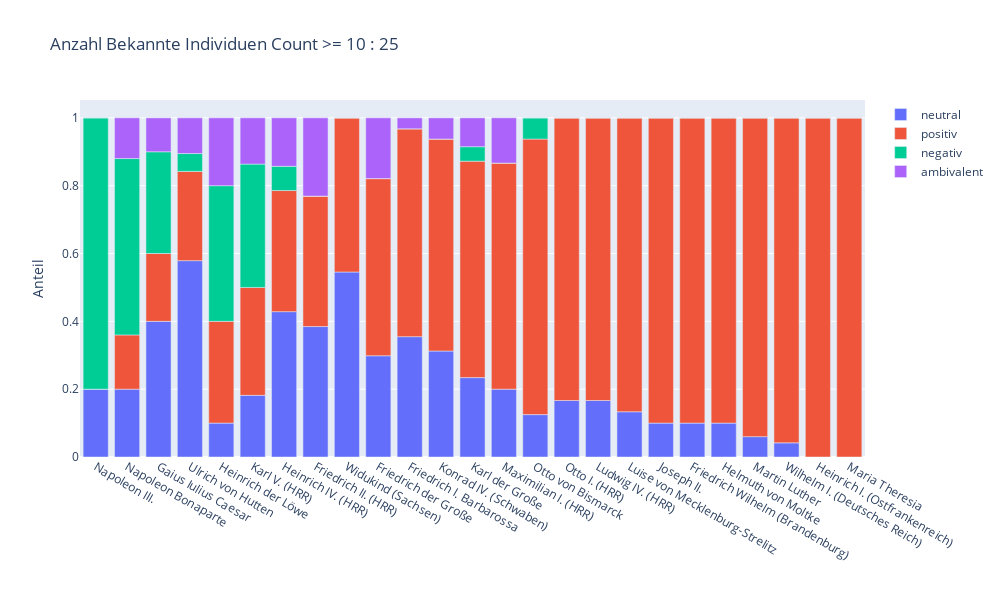
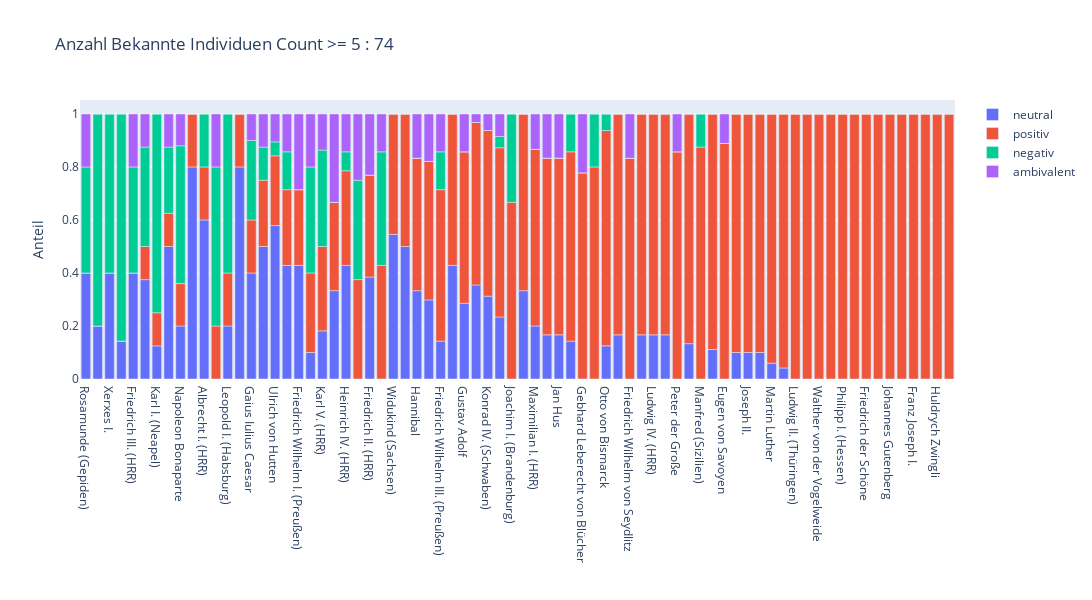

Notebook code for these charts, in order:
### Code cell
top_bekannte_individuen_list = top_bekannte_individuen.query("count >= 5").index.tolist()
top_bekannte_individuen_ratings = pd.DataFrame(index = top_bekannte_individuen_list)
for entity in top_bekannte_individuen_list:
    this_ratings = meta_anth_ratings.query("full == @entity")
    top_bekannte_individuen_ratings.at[entity, 'count'] = this_ratings.shape[0]
    top_bekannte_individuen_ratings.at[entity, 'neutral'] = this_ratings.query("rating=='0'").shape[0]/this_ratings.shape[0]
    top_bekannte_individuen_ratings.at[entity, 'positiv'] = this_ratings.query("rating=='1'").shape[0]/this_ratings.shape[0]
    top_bekannte_individuen_ratings.at[entity, 'negativ'] = this_ratings.query("rating=='2'").shape[0]/this_ratings.shape[0]
    top_bekannte_individuen_ratings.at[entity, 'ambivalent'] = this_ratings.query("rating=='3'").shape[0]/this_ratings.shape[0]

create_rating_barplot(min_count=10, rating_df = top_bekannte_individuen_ratings, label='Bekannte Individuen')
create_rating_barplot(min_count=5, rating_df = top_bekannte_individuen_ratings, label='Bekannte Individuen')

### Figure 1 — Plotly figure (JSON) as saved in the notebook; plotly's stock layout.template omitted (floating-point values rounded to 4 significant figures)
{"data": [{"alignmentgroup": "True", "customdata": [[10], [25], [10], [19], [10], [22], [14], [13], [11], [67], [31], [16], [47], [15], [16], [18], [12], [15], [10], [20], [10], [50], [48], [13], [11]], "hovertemplate": "=%{x}<br>Anteil=%{y}<br>count=%{customdata[0]}<extra></extra>", "legendgroup": "neutral", "marker": {"color": "#636efa", "pattern": {"shape": ""}}, "name": "neutral", "offsetgroup": "neutral", "orientation": "v", "showlegend": true, "textposition": "auto", "type": "bar", "x": ["Napoleon III.", "Napoleon Bonaparte", "Gaius Iulius Caesar", "Ulrich von Hutten", "Heinrich der Löwe", "Karl V. (HRR)", "Heinrich IV. (HRR)", "Friedrich II. (HRR)", "Widukind (Sachsen)", "Friedrich der Große", "Friedrich I. Barbarossa", "Konrad IV. (Schwaben)", "Karl der Große", "Maximilian I. (HRR)", "Otto von Bismarck", "Otto I. (HRR)", "Ludwig IV. (HRR)", "Luise von Mecklenburg-Strelitz", "Joseph II.", "Friedrich Wilhelm (Brandenburg)", "Helmuth von Moltke", "Martin Luther", "Wilhelm I. (Deutsches Reich)", "Heinrich I. (Ostfrankenreich)", "Maria Theresia"], "xaxis": "x", "y": [0.2, 0.2, 0.4, 0.5789, 0.1, 0.1818, 0.4286, 0.3846, 0.5455, 0.2985, 0.3548, 0.3125, 0.234, 0.2, 0.125, 0.1667, 0.1667, 0.1333, 0.1, 0.1, 0.1, 0.06, 0.04167, 0, 0], "yaxis": "y"}, {"alignmentgroup": "True", "customdata": [[10], [25], [10], [19], [10], [22], [14], [13], [11], [67], [31], [16], [47], [15], [16], [18], [12], [15], [10], [20], [10], [50], [48], [13], [11]], "hovertemplate": "=%{x}<br>Anteil=%{y}<br>count=%{customdata[0]}<extra></extra>", "legendgroup": "positiv", "marker": {"color": "#EF553B", "pattern": {"shape": ""}}, "name": "positiv", "offsetgroup": "positiv", "orientation": "v", "showlegend": true, "textposition": "auto", "type": "bar", "x": ["Napoleon III.", "Napoleon Bonaparte", "Gaius Iulius Caesar", "Ulrich von Hutten", "Heinrich der Löwe", "Karl V. (HRR)", "Heinrich IV. (HRR)", "Friedrich II. (HRR)", "Widukind (Sachsen)", "Friedrich der Große", "Friedrich I. Barbarossa", "Konrad IV. (Schwaben)", "Karl der Große", "Maximilian I. (HRR)", "Otto von Bismarck", "Otto I. (HRR)", "Ludwig IV. (HRR)", "Luise von Mecklenburg-Strelitz", "Joseph II.", "Friedrich Wilhelm (Brandenburg)", "Helmuth von Moltke", "Martin Luther", "Wilhelm I. (Deutsches Reich)", "Heinrich I. (Ostfrankenreich)", "Maria Theresia"], "xaxis": "x", "y": [0, 0.16, 0.2, 0.2632, 0.3, 0.3182, 0.3571, 0.3846, 0.4545, 0.5224, 0.6129, 0.625, 0.6383, 0.6667, 0.8125, 0.8333, 0.8333, 0.8667, 0.9, 0.9, 0.9, 0.94, 0.9583, 1, 1], "yaxis": "y"}, {"alignmentgroup": "True", "customdata": [[10], [25], [10], [19], [10], [22], [14], [13], [11], [67], [31], [16], [47], [15], [16], [18], [12], [15], [10], [20], [10], [50], [48], [13], [11]], "hovertemplate": "=%{x}<br>Anteil=%{y}<br>count=%{customdata[0]}<extra></extra>", "legendgroup": "negativ", "marker": {"color": "#00cc96", "pattern": {"shape": ""}}, "name": "negativ", "offsetgroup": "negativ", "orientation": "v", "showlegend": true, "textposition": "auto", "type": "bar", "x": ["Napoleon III.", "Napoleon Bonaparte", "Gaius Iulius Caesar", "Ulrich von Hutten", "Heinrich der Löwe", "Karl V. (HRR)", "Heinrich IV. (HRR)", "Friedrich II. (HRR)", "Widukind (Sachsen)", "Friedrich der Große", "Friedrich I. Barbarossa", "Konrad IV. (Schwaben)", "Karl der Große", "Maximilian I. (HRR)", "Otto von Bismarck", "Otto I. (HRR)", "Ludwig IV. (HRR)", "Luise von Mecklenburg-Strelitz", "Joseph II.", "Friedrich Wilhelm (Brandenburg)", "Helmuth von Moltke", "Martin Luther", "Wilhelm I. (Deutsches Reich)", "Heinrich I. (Ostfrankenreich)", "Maria Theresia"], "xaxis": "x", "y": [0.8, 0.52, 0.3, 0.05263, 0.4, 0.3636, 0.07143, 0, 0, 0, 0, 0, 0.04255, 0, 0.0625, 0, 0, 0, 0, 0, 0, 0, 0, 0, 0], "yaxis": "y"}, {"alignmentgroup": "True", "customdata": [[10], [25], [10], [19], [10], [22], [14], [13], [11], [67], [31], [16], [47], [15], [16], [18], [12], [15], [10], [20], [10], [50], [48], [13], [11]], "hovertemplate": "=%{x}<br>Anteil=%{y}<br>count=%{customdata[0]}<extra></extra>", "legendgroup": "ambivalent", "marker": {"color": "#ab63fa", "pattern": {"shape": ""}}, "name": "ambivalent", "offsetgroup": "ambivalent", "orientation": "v", "showlegend": true, "textposition": "auto", "type": "bar", "x": ["Napoleon III.", "Napoleon Bonaparte", "Gaius Iulius Caesar", "Ulrich von Hutten", "Heinrich der Löwe", "Karl V. (HRR)", "Heinrich IV. (HRR)", "Friedrich II. (HRR)", "Widukind (Sachsen)", "Friedrich der Große", "Friedrich I. Barbarossa", "Konrad IV. (Schwaben)", "Karl der Große", "Maximilian I. (HRR)", "Otto von Bismarck", "Otto I. (HRR)", "Ludwig IV. (HRR)", "Luise von Mecklenburg-Strelitz", "Joseph II.", "Friedrich Wilhelm (Brandenburg)", "Helmuth von Moltke", "Martin Luther", "Wilhelm I. (Deutsches Reich)", "Heinrich I. (Ostfrankenreich)", "Maria Theresia"], "xaxis": "x", "y": [0, 0.12, 0.1, 0.1053, 0.2, 0.1364, 0.1429, 0.2308, 0, 0.1791, 0.03226, 0.0625, 0.08511, 0.1333, 0, 0, 0, 0, 0, 0, 0, 0, 0, 0, 0], "yaxis": "y"}], "layout": {"barmode": "relative", "height": 600, "legend": {"title": {"text": ""}, "tracegroupgap": 0}, "title": {"text": "Anzahl Bekannte Individuen Count >= 10 : 25"}, "width": 1000, "xaxis": {"anchor": "y", "autorange": true, "domain": [0, 1], "range": [-0.5, 24.5], "title": {"text": ""}, "type": "category"}, "yaxis": {"anchor": "x", "autorange": true, "domain": [0, 1], "range": [0, 1.053], "title": {"text": "Anteil"}, "type": "linear"}}}

### Figure 2 — Plotly figure (JSON) as saved in the notebook; plotly's stock layout.template omitted (floating-point values rounded to 4 significant figures)
{"data": [{"alignmentgroup": "True", "customdata": [[5], [10], [5], [7], [5], [8], [8], [8], [25], [5], [5], [5], [5], [5], [10], [8], [19], [7], [7], [10], [22], [6], [14], [8], [13], [7], [11], [6], [6], [67], [7], [7], [7], [31], [16], [47], [6], [6], [15], [6], [6], [7], [9], [5], [16], [6], [6], [6], [12], [18], [7], [15], [8], [9], [9], [10], [10], [20], [50], [48], [5], [9], [6], [7], [7], [5], [8], [8], [7], [5], [9], [11], [5], [13]], "hovertemplate": "=%{x}<br>Anteil=%{y}<br>count=%{customdata[0]}<extra></extra>", "legendgroup": "neutral", "marker": {"color": "#636efa", "pattern": {"shape": ""}}, "name": "neutral", "offsetgroup": "neutral", "orientation": "v", "showlegend": true, "textposition": "auto", "type": "bar", "x": ["Rosamunde (Gepiden)", "Napoleon III.", "Xerxes I.", "Nero", "Friedrich III. (HRR)", "Attila", "Karl I. (Neapel)", "Alarich", "Napoleon Bonaparte", "Tejas", "Albrecht I. (HRR)", "Karl der Kühne", "Leopold I. (Habsburg)", "Christoph Kolumbus", "Gaius Iulius Caesar", "Wallenstein", "Ulrich von Hutten", "Alexander der Große", "Friedrich Wilhelm I. (Preußen)", "Heinrich der Löwe", "Karl V. (HRR)", "Tassilo III.", "Heinrich IV. (HRR)", "Johann T’Serclaes von Tilly", "Friedrich II. (HRR)", "Alboin", "Widukind (Sachsen)", "Radbod (Friesland)", "Hannibal", "Friedrich der Große", "Friedrich Wilhelm III. (Preußen)", "Georg von Derfflinger", "Gustav Adolf", "Friedrich I. Barbarossa", "Konrad IV. (Schwaben)", "Karl der Große", "Joachim I. (Brandenburg)", "Philipp Melanchthon", "Maximilian I. (HRR)", "Bonifatius", "Jan Hus", "Friedrich Wilhelm IV.", "Gebhard Leberecht von Blücher", "Albrecht I. (Brandenburg)", "Otto von Bismarck", "Friedrich Schiller", "Friedrich Wilhelm von Seydlitz", "Wilhelm II. (Deutsches Reich)", "Ludwig IV. (HRR)", "Otto I. (HRR)", "Peter der Große", "Luise von Mecklenburg-Strelitz", "Manfred (Sizilien)", "Rudolf I. (HRR)", "Eugen von Savoyen", "Helmuth von Moltke", "Joseph II.", "Friedrich Wilhelm (Brandenburg)", "Martin Luther", "Wilhelm I. (Deutsches Reich)", "Ludwig II. (Thüringen)", "Friedrich III. (Deutsches Reich)", "Walther von der Vogelweide", "Arminius", "Philipp I. (Hessen)", "Hans Joachim von Zieten", "Friedrich der Schöne", "Friedrich I. (Brandenburg)", "Johannes Gutenberg", "Karl von Österreich-Teschen", "Franz Joseph I.", "Maria Theresia", "Huldrych Zwingli", "Heinrich I. (Ostfrankenreich)"], "xaxis": "x", "y": [0.4, 0.2, 0.4, 0.1429, 0.4, 0.375, 0.125, 0.5, 0.2, 0.8, 0.6, 0, 0.2, 0.8, 0.4, 0.5, 0.5789, 0.4286, 0.4286, 0.1, 0.1818, 0.3333, 0.4286, 0, 0.3846, 0, 0.5455, 0.5, 0.3333, 0.2985, 0.1429, 0.4286, 0.2857, 0.3548, 0.3125, 0.234, 0, 0.3333, 0.2, 0.1667, 0.1667, 0.1429, 0, 0, 0.125, 0.1667, 0, 0.1667, 0.1667, 0.1667, 0, 0.1333, 0, 0.1111, 0, 0.1, 0.1, 0.1, 0.06, 0.04167, 0, 0, 0, 0, 0, 0, 0, 0, 0, 0, 0, 0, 0, 0], "yaxis": "y"}, {"alignmentgroup": "True", "customdata": [[5], [10], [5], [7], [5], [8], [8], [8], [25], [5], [5], [5], [5], [5], [10], [8], [19], [7], [7], [10], [22], [6], [14], [8], [13], [7], [11], [6], [6], [67], [7], [7], [7], [31], [16], [47], [6], [6], [15], [6], [6], [7], [9], [5], [16], [6], [6], [6], [12], [18], [7], [15], [8], [9], [9], [10], [10], [20], [50], [48], [5], [9], [6], [7], [7], [5], [8], [8], [7], [5], [9], [11], [5], [13]], "hovertemplate": "=%{x}<br>Anteil=%{y}<br>count=%{customdata[0]}<extra></extra>", "legendgroup": "positiv", "marker": {"color": "#EF553B", "pattern": {"shape": ""}}, "name": "positiv", "offsetgroup": "positiv", "orientation": "v", "showlegend": true, "textposition": "auto", "type": "bar", "x": ["Rosamunde (Gepiden)", "Napoleon III.", "Xerxes I.", "Nero", "Friedrich III. (HRR)", "Attila", "Karl I. (Neapel)", "Alarich", "Napoleon Bonaparte", "Tejas", "Albrecht I. (HRR)", "Karl der Kühne", "Leopold I. (Habsburg)", "Christoph Kolumbus", "Gaius Iulius Caesar", "Wallenstein", "Ulrich von Hutten", "Alexander der Große", "Friedrich Wilhelm I. (Preußen)", "Heinrich der Löwe", "Karl V. (HRR)", "Tassilo III.", "Heinrich IV. (HRR)", "Johann T’Serclaes von Tilly", "Friedrich II. (HRR)", "Alboin", "Widukind (Sachsen)", "Radbod (Friesland)", "Hannibal", "Friedrich der Große", "Friedrich Wilhelm III. (Preußen)", "Georg von Derfflinger", "Gustav Adolf", "Friedrich I. Barbarossa", "Konrad IV. (Schwaben)", "Karl der Große", "Joachim I. (Brandenburg)", "Philipp Melanchthon", "Maximilian I. (HRR)", "Bonifatius", "Jan Hus", "Friedrich Wilhelm IV.", "Gebhard Leberecht von Blücher", "Albrecht I. (Brandenburg)", "Otto von Bismarck", "Friedrich Schiller", "Friedrich Wilhelm von Seydlitz", "Wilhelm II. (Deutsches Reich)", "Ludwig IV. (HRR)", "Otto I. (HRR)", "Peter der Große", "Luise von Mecklenburg-Strelitz", "Manfred (Sizilien)", "Rudolf I. (HRR)", "Eugen von Savoyen", "Helmuth von Moltke", "Joseph II.", "Friedrich Wilhelm (Brandenburg)", "Martin Luther", "Wilhelm I. (Deutsches Reich)", "Ludwig II. (Thüringen)", "Friedrich III. (Deutsches Reich)", "Walther von der Vogelweide", "Arminius", "Philipp I. (Hessen)", "Hans Joachim von Zieten", "Friedrich der Schöne", "Friedrich I. (Brandenburg)", "Johannes Gutenberg", "Karl von Österreich-Teschen", "Franz Joseph I.", "Maria Theresia", "Huldrych Zwingli", "Heinrich I. (Ostfrankenreich)"], "xaxis": "x", "y": [0, 0, 0, 0, 0, 0.125, 0.125, 0.125, 0.16, 0.2, 0.2, 0.2, 0.2, 0.2, 0.2, 0.25, 0.2632, 0.2857, 0.2857, 0.3, 0.3182, 0.3333, 0.3571, 0.375, 0.3846, 0.4286, 0.4545, 0.5, 0.5, 0.5224, 0.5714, 0.5714, 0.5714, 0.6129, 0.625, 0.6383, 0.6667, 0.6667, 0.6667, 0.6667, 0.6667, 0.7143, 0.7778, 0.8, 0.8125, 0.8333, 0.8333, 0.8333, 0.8333, 0.8333, 0.8571, 0.8667, 0.875, 0.8889, 0.8889, 0.9, 0.9, 0.9, 0.94, 0.9583, 1, 1, 1, 1, 1, 1, 1, 1, 1, 1, 1, 1, 1, 1], "yaxis": "y"}, {"alignmentgroup": "True", "customdata": [[5], [10], [5], [7], [5], [8], [8], [8], [25], [5], [5], [5], [5], [5], [10], [8], [19], [7], [7], [10], [22], [6], [14], [8], [13], [7], [11], [6], [6], [67], [7], [7], [7], [31], [16], [47], [6], [6], [15], [6], [6], [7], [9], [5], [16], [6], [6], [6], [12], [18], [7], [15], [8], [9], [9], [10], [10], [20], [50], [48], [5], [9], [6], [7], [7], [5], [8], [8], [7], [5], [9], [11], [5], [13]], "hovertemplate": "=%{x}<br>Anteil=%{y}<br>count=%{customdata[0]}<extra></extra>", "legendgroup": "negativ", "marker": {"color": "#00cc96", "pattern": {"shape": ""}}, "name": "negativ", "offsetgroup": "negativ", "orientation": "v", "showlegend": true, "textposition": "auto", "type": "bar", "x": ["Rosamunde (Gepiden)", "Napoleon III.", "Xerxes I.", "Nero", "Friedrich III. (HRR)", "Attila", "Karl I. (Neapel)", "Alarich", "Napoleon Bonaparte", "Tejas", "Albrecht I. (HRR)", "Karl der Kühne", "Leopold I. (Habsburg)", "Christoph Kolumbus", "Gaius Iulius Caesar", "Wallenstein", "Ulrich von Hutten", "Alexander der Große", "Friedrich Wilhelm I. (Preußen)", "Heinrich der Löwe", "Karl V. (HRR)", "Tassilo III.", "Heinrich IV. (HRR)", "Johann T’Serclaes von Tilly", "Friedrich II. (HRR)", "Alboin", "Widukind (Sachsen)", "Radbod (Friesland)", "Hannibal", "Friedrich der Große", "Friedrich Wilhelm III. (Preußen)", "Georg von Derfflinger", "Gustav Adolf", "Friedrich I. Barbarossa", "Konrad IV. (Schwaben)", "Karl der Große", "Joachim I. (Brandenburg)", "Philipp Melanchthon", "Maximilian I. (HRR)", "Bonifatius", "Jan Hus", "Friedrich Wilhelm IV.", "Gebhard Leberecht von Blücher", "Albrecht I. (Brandenburg)", "Otto von Bismarck", "Friedrich Schiller", "Friedrich Wilhelm von Seydlitz", "Wilhelm II. (Deutsches Reich)", "Ludwig IV. (HRR)", "Otto I. (HRR)", "Peter der Große", "Luise von Mecklenburg-Strelitz", "Manfred (Sizilien)", "Rudolf I. (HRR)", "Eugen von Savoyen", "Helmuth von Moltke", "Joseph II.", "Friedrich Wilhelm (Brandenburg)", "Martin Luther", "Wilhelm I. (Deutsches Reich)", "Ludwig II. (Thüringen)", "Friedrich III. (Deutsches Reich)", "Walther von der Vogelweide", "Arminius", "Philipp I. (Hessen)", "Hans Joachim von Zieten", "Friedrich der Schöne", "Friedrich I. (Brandenburg)", "Johannes Gutenberg", "Karl von Österreich-Teschen", "Franz Joseph I.", "Maria Theresia", "Huldrych Zwingli", "Heinrich I. (Ostfrankenreich)"], "xaxis": "x", "y": [0.4, 0.8, 0.6, 0.8571, 0.4, 0.375, 0.75, 0.25, 0.52, 0, 0.2, 0.6, 0.6, 0, 0.3, 0.125, 0.05263, 0.1429, 0, 0.4, 0.3636, 0, 0.07143, 0.375, 0, 0.4286, 0, 0, 0, 0, 0.1429, 0, 0, 0, 0, 0.04255, 0.3333, 0, 0, 0, 0, 0.1429, 0, 0.2, 0.0625, 0, 0, 0, 0, 0, 0, 0, 0.125, 0, 0, 0, 0, 0, 0, 0, 0, 0, 0, 0, 0, 0, 0, 0, 0, 0, 0, 0, 0, 0], "yaxis": "y"}, {"alignmentgroup": "True", "customdata": [[5], [10], [5], [7], [5], [8], [8], [8], [25], [5], [5], [5], [5], [5], [10], [8], [19], [7], [7], [10], [22], [6], [14], [8], [13], [7], [11], [6], [6], [67], [7], [7], [7], [31], [16], [47], [6], [6], [15], [6], [6], [7], [9], [5], [16], [6], [6], [6], [12], [18], [7], [15], [8], [9], [9], [10], [10], [20], [50], [48], [5], [9], [6], [7], [7], [5], [8], [8], [7], [5], [9], [11], [5], [13]], "hovertemplate": "=%{x}<br>Anteil=%{y}<br>count=%{customdata[0]}<extra></extra>", "legendgroup": "ambivalent", "marker": {"color": "#ab63fa", "pattern": {"shape": ""}}, "name": "ambivalent", "offsetgroup": "ambivalent", "orientation": "v", "showlegend": true, "textposition": "auto", "type": "bar", "x": ["Rosamunde (Gepiden)", "Napoleon III.", "Xerxes I.", "Nero", "Friedrich III. (HRR)", "Attila", "Karl I. (Neapel)", "Alarich", "Napoleon Bonaparte", "Tejas", "Albrecht I. (HRR)", "Karl der Kühne", "Leopold I. (Habsburg)", "Christoph Kolumbus", "Gaius Iulius Caesar", "Wallenstein", "Ulrich von Hutten", "Alexander der Große", "Friedrich Wilhelm I. (Preußen)", "Heinrich der Löwe", "Karl V. (HRR)", "Tassilo III.", "Heinrich IV. (HRR)", "Johann T’Serclaes von Tilly", "Friedrich II. (HRR)", "Alboin", "Widukind (Sachsen)", "Radbod (Friesland)", "Hannibal", "Friedrich der Große", "Friedrich Wilhelm III. (Preußen)", "Georg von Derfflinger", "Gustav Adolf", "Friedrich I. Barbarossa", "Konrad IV. (Schwaben)", "Karl der Große", "Joachim I. (Brandenburg)", "Philipp Melanchthon", "Maximilian I. (HRR)", "Bonifatius", "Jan Hus", "Friedrich Wilhelm IV.", "Gebhard Leberecht von Blücher", "Albrecht I. (Brandenburg)", "Otto von Bismarck", "Friedrich Schiller", "Friedrich Wilhelm von Seydlitz", "Wilhelm II. (Deutsches Reich)", "Ludwig IV. (HRR)", "Otto I. (HRR)", "Peter der Große", "Luise von Mecklenburg-Strelitz", "Manfred (Sizilien)", "Rudolf I. (HRR)", "Eugen von Savoyen", "Helmuth von Moltke", "Joseph II.", "Friedrich Wilhelm (Brandenburg)", "Martin Luther", "Wilhelm I. (Deutsches Reich)", "Ludwig II. (Thüringen)", "Friedrich III. (Deutsches Reich)", "Walther von der Vogelweide", "Arminius", "Philipp I. (Hessen)", "Hans Joachim von Zieten", "Friedrich der Schöne", "Friedrich I. (Brandenburg)", "Johannes Gutenberg", "Karl von Österreich-Teschen", "Franz Joseph I.", "Maria Theresia", "Huldrych Zwingli", "Heinrich I. (Ostfrankenreich)"], "xaxis": "x", "y": [0.2, 0, 0, 0, 0.2, 0.125, 0, 0.125, 0.12, 0, 0, 0.2, 0, 0, 0.1, 0.125, 0.1053, 0.1429, 0.2857, 0.2, 0.1364, 0.3333, 0.1429, 0.25, 0.2308, 0.1429, 0, 0, 0.1667, 0.1791, 0.1429, 0, 0.1429, 0.03226, 0.0625, 0.08511, 0, 0, 0.1333, 0.1667, 0.1667, 0, 0.2222, 0, 0, 0, 0.1667, 0, 0, 0, 0.1429, 0, 0, 0, 0.1111, 0, 0, 0, 0, 0, 0, 0, 0, 0, 0, 0, 0, 0, 0, 0, 0, 0, 0, 0], "yaxis": "y"}], "layout": {"barmode": "relative", "height": 600, "legend": {"title": {"text": ""}, "tracegroupgap": 0}, "title": {"text": "Anzahl Bekannte Individuen Count >= 5 : 74"}, "width": 1200, "xaxis": {"anchor": "y", "autorange": true, "domain": [0, 1], "range": [-0.5, 73.5], "title": {"text": ""}, "type": "category"}, "yaxis": {"anchor": "x", "autorange": true, "domain": [0, 1], "range": [0, 1.053], "title": {"text": "Anteil"}, "type": "linear"}}}
